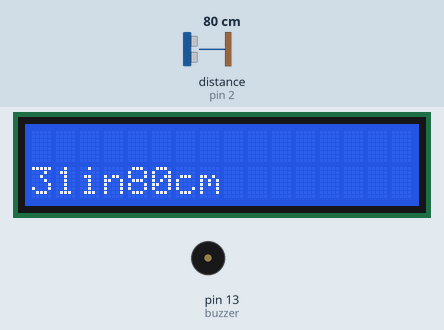
This sketch was run on a simulated Arduino Uno, built with avr-gcc and run on an emulated ATmega328P. On the bench: 16×2 character LCD, buzzer (waves = sounding, pin HIGH). Wiring (inferred from the names in the program): ultrasonic range finder: trigger pin 3; echo pin 2. The inputs (shaded band) are chosen by the test bench; at power-on: distance to the obstacle (sensor on pin 2) 80 cm. The echo pulse lasts 58.3 µs per cm; pins used as bus, display or sensor lines are not drawn; what the sketch prints to the serial monitor is not drawn.

Above: at 1.2 s.
1.3 s: distance to the obstacle (sensor on pin 2) set to 9 cm
At 2.6 s:
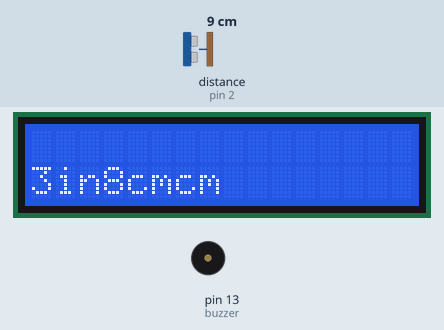
3.5 s: distance to the obstacle (sensor on pin 2) set to 6 cm
At 5.5 s:
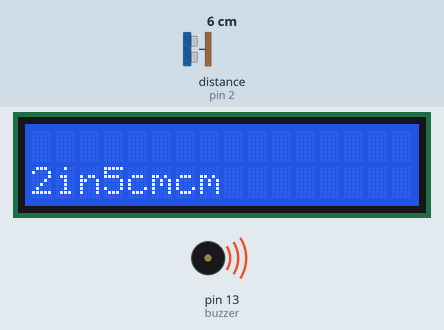
7.6 s: distance to the obstacle (sensor on pin 2) set to 18 cm
At 8.9 s:
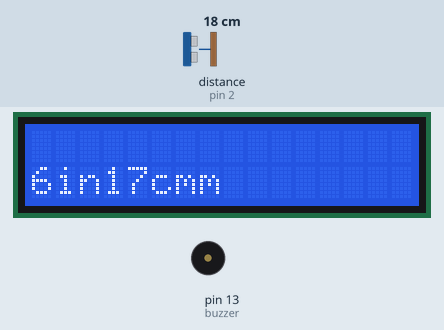
9.5 s: distance to the obstacle (sensor on pin 2) set to 2 cm
At 10.7 s:
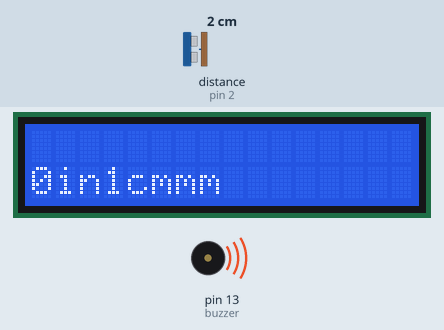
Timing chart, 0 to 12.5 s (numbered marks = the images above; inputs shaded):
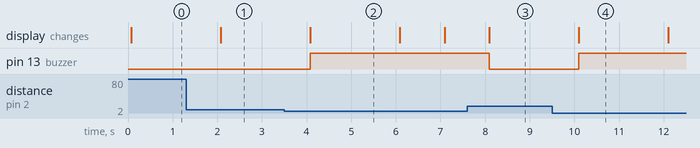

Measured:
- the behaviour switches between 8 and 7 cm on distance to the obstacle (sensor on pin 2) (found by bisection; images 1 and 2)
- after the input at 1.3 s, the display: changes after 0.78 s (image 1)
- after the input at 3.5 s, pin 13 (buzzer): LOW → HIGH after 0.58 s; the display: changes after 0.58 s (image 2)
- after the input at 7.6 s, pin 13 (buzzer): HIGH → LOW after 0.49 s; the display: changes after 0.49 s (image 3)
- after the input at 9.5 s, pin 13 (buzzer): LOW → HIGH after 0.60 s; the display: changes after 0.60 s (image 4)
- what the display in image 2 shows lasts 2.0 s, from 4.1 s to 6.1 s

The sketch:

reversecar.ino
```cpp
#include<LiquidCrystal.h>
int buzzer=13;
const int trigPin=3;
const int echoPin=2;
LiquidCrystal lcd (8,9,4,5,6,7);

void setup() {
  // put your setup code here, to run once:
 lcd.begin(16,2);
 lcd.setCursor(6,6);
 Serial.begin(9600);
 pinMode(buzzer,OUTPUT);
}

void loop() {
  // put your main code here, to run repeatedly:
 long duration,inches,cm;
 lcd.setCursor(0,1);
 pinMode(trigPin,OUTPUT);
 digitalWrite(trigPin,LOW);
 delayMicroseconds(2);
 digitalWrite(trigPin,HIGH);
 delayMicroseconds(10);
 digitalWrite(trigPin,LOW);
 pinMode(echoPin,INPUT);
 duration=pulseIn(echoPin,HIGH);
 inches=microsecondsToInches(duration);
 cm=microsecondsToCentimeters(duration);
 if(inches<3)
 {
   Serial.println("close");
  digitalWrite(buzzer,HIGH);
 }
 else
 {
   Serial.println("far");
  digitalWrite(buzzer,LOW);
 }
 lcd.print(inches);
 lcd.print("in");
 lcd.print(cm);
 lcd.print("cm");
 Serial.println(inches);
 Serial.println("in");
 Serial.println(cm);
 Serial.println("cm");
 delay(1000);
}
long microsecondsToInches(long microseconds)
{
  return microseconds/74/2;
}
long microsecondsToCentimeters(long microseconds)
{
  return microseconds/29/2;
}
```
